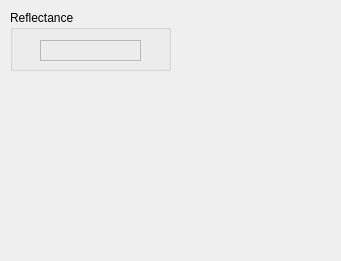
<?xml version="1.0" encoding="UTF-8"?>
<ui version="4.0">
 <class>SmoothDiffuseSurfaceWidget</class>
 <widget class="QWidget" name="SmoothDiffuseSurfaceWidget">
  <property name="geometry">
   <rect>
    <x>0</x>
    <y>0</y>
    <width>341</width>
    <height>261</height>
   </rect>
  </property>
  <property name="windowTitle">
   <string>Form</string>
  </property>
  <widget class="QGroupBox" name="reflectance_box">
   <property name="geometry">
    <rect>
     <x>10</x>
     <y>10</y>
     <width>161</width>
     <height>61</height>
    </rect>
   </property>
   <property name="title">
    <string>Reflectance</string>
   </property>
   <widget class="QFrame" name="reflectance_frame">
    <property name="geometry">
     <rect>
      <x>30</x>
      <y>30</y>
      <width>101</width>
      <height>21</height>
     </rect>
    </property>
    <property name="frameShape">
     <enum>QFrame::StyledPanel</enum>
    </property>
    <property name="frameShadow">
     <enum>QFrame::Raised</enum>
    </property>
   </widget>
  </widget>
 </widget>
 <resources/>
 <connections/>
</ui>
